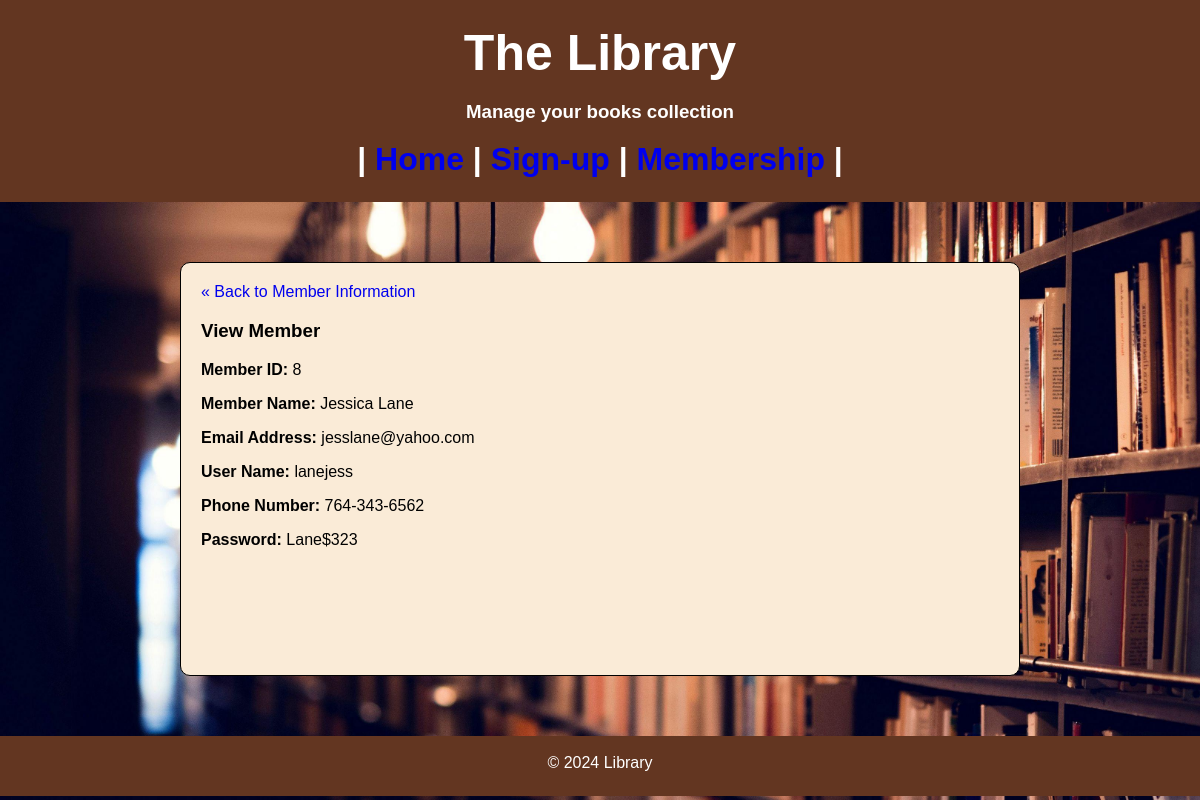
Screenshot of /Assignment2/Server/show.php?id=8 with the database file from the repository.
### tables this page shows
CREATE TABLE `membership` (
  `id` int(11) NOT NULL,
  `first_name` varchar(100) NOT NULL,
  `last_name` varchar(255) NOT NULL,
  `email_address` varchar(100) NOT NULL,
  `user_name` varchar(25) NOT NULL,
  `phone_number` varchar(20) NOT NULL,
  `password` varchar(100) NOT NULL
);

### Assignment2/Server/show.php (the view, shortened to what this page needs)
<!DOCTYPE html>
<html lang="en">
<head>
  <link rel="stylesheet" href= "<?php echo "../CSS/sign.css"; ?>">
</head>
  <?php
    include "../Server/header.php" ;
    $db = db_connect();
    $id = $_GET['id'] ;
    $sql = "SELECT * FROM membership WHERE id = '$id' ";
    $result_set = mysqli_query($db, $sql);
    $result = mysqli_fetch_assoc($result_set);
  ?>
  <main id="main-mem">
    <div id="content">
      <a class="back-link"  href="membership.php">&laquo; Back to Member Information</a>
      <div class="page show">
      <h3>View Member</h3>
        <div class="attributes">
          <dl>
              <dt><strong>Member ID: </strong><?php echo $result['id']; ?></dt>
          </dl>
          <dl>
            <dt><strong>Member Name: </strong><?php echo $result['first_name']; ?>  <?php echo $result['last_name']; ?> </dt>
          </dl>
          <dl>
            <dt><strong>Email Address: </strong><?php echo $result['email_address']; ?></dt>
          </dl>
          <dl>
            <dt><strong>User Name: </strong><?php echo $result['user_name']; ?></dt>
          </dl>
          <dl>
            <dt><strong>Phone Number: </strong></strong><?php echo $result['phone_number']; ?></dt>
          </dl>
          <dl>
            <dt><strong>Password: </strong><?php echo $result['password']; ?></dt>
          </dl>
        </div>
      </div>
    </div>
  <br>
  <br>
  <br>
  <br>
  <br>
  </main>
  <?php
    include ("footer.php");
  ?>

### Assignment2/CSS/sign.css (style rules this page uses)
body, h1, h2, p { margin: 0; padding: 0; }
* { font-family: 'Arial', sans-serif; text-decoration: none; box-sizing: border-box; }
html, body { height:100%; margin: 0; padding: 0; }
body { background-image: url(/Assignment2/BooksPhotos/Background/books.jpg); background-size: cover; }
#main-mem { background-color: antiquewhite; max-width: 70%; border: 1px solid; border-radius: 10px; margin: 5% auto; font-size: 1em; padding: 20px; box-sizing: border-box; }

### rows the page displays
membership: id "8", first_name "Jessica", last_name "Lane", email_address "jesslane@yahoo.com", user_name "lanejess", phone_number "764-343-6562", password "Lane$323"
